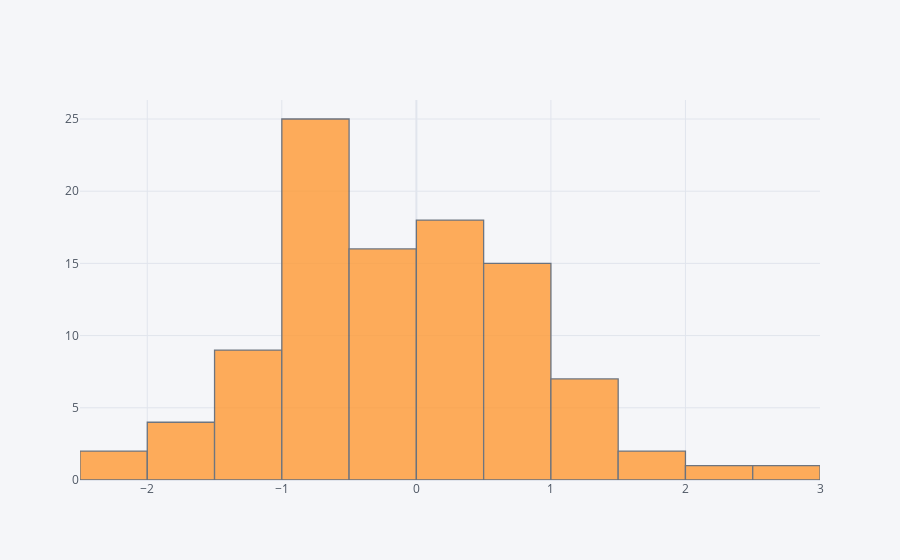

Write notebook code for a chart like this one.
### Markdown cell above
## histogram

### Code cell
df['A'].iplot(kind='hist',bins=25)

### Figure 1 — Plotly figure (JSON) as saved in the notebook; plotly's stock layout.template omitted (floating-point values rounded to 4 significant figures)
{"data": [{"histfunc": "count", "histnorm": "", "marker": {"color": "rgba(255, 153, 51, 1.0)", "line": {"color": "#4D5663", "width": 1.3}}, "name": "A", "nbinsx": 25, "opacity": 0.8, "orientation": "v", "type": "histogram", "x": [-0.7615, -0.7096, -1.875, -0.5065, 1.355, -0.02688, 0.3971, 0.07931, -0.4165, -2.128, 0.7821, -0.4647, -1.911, -0.5852, -0.6977, -2.481, 0.3013, -1.206, 0.9759, 0.935, 0.6521, -0.1695, -0.629, 1.858, 0.5196, 0.218, -0.6494, -0.9114, -0.2109, 1.926, -0.8602, 0.5127, 0.8814, -0.1357, -0.9271, 1.065, -0.5461, 1.012, -0.9778, 0.3585, -0.6132, 0.1087, 0.4013, -0.6487, -0.8973, -0.4772, 1.414, 0.04426, 1.246, 0.6788, -0.9966, 0.1608, -1.727, 0.9479, 0.1957, 0.2049, 0.8558, 1.224, -0.8419, -0.7584, 1.038, -1.216, -0.4974, -0.9284, -0.529, 0.608, -1.281, -0.09569, 0.4651, 0.3553, 0.7261, -1.052, 2.688, -1.718, -0.9111, -0.2915, -0.5702, 0.05584, -1.11, -0.9037, 0.4501, 0.8255, 0.4654, -1.16, 2.281, 0.1195, -0.2861, -1.312, -0.3299, 0.6198, 0.2583, -0.473, -0.07433, 0.6221, -0.6301, -1.056, -1.081, -0.6527, -0.4031, -0.1931]}], "layout": {"barmode": "overlay", "legend": {"bgcolor": "#F5F6F9", "font": {"color": "#4D5663"}}, "paper_bgcolor": "#F5F6F9", "plot_bgcolor": "#F5F6F9", "title": {"font": {"color": "#4D5663"}}, "xaxis": {"gridcolor": "#E1E5ED", "showgrid": true, "tickfont": {"color": "#4D5663"}, "title": {"font": {"color": "#4D5663"}, "text": ""}, "zerolinecolor": "#E1E5ED"}, "yaxis": {"gridcolor": "#E1E5ED", "showgrid": true, "tickfont": {"color": "#4D5663"}, "title": {"font": {"color": "#4D5663"}, "text": ""}, "zerolinecolor": "#E1E5ED"}}}
